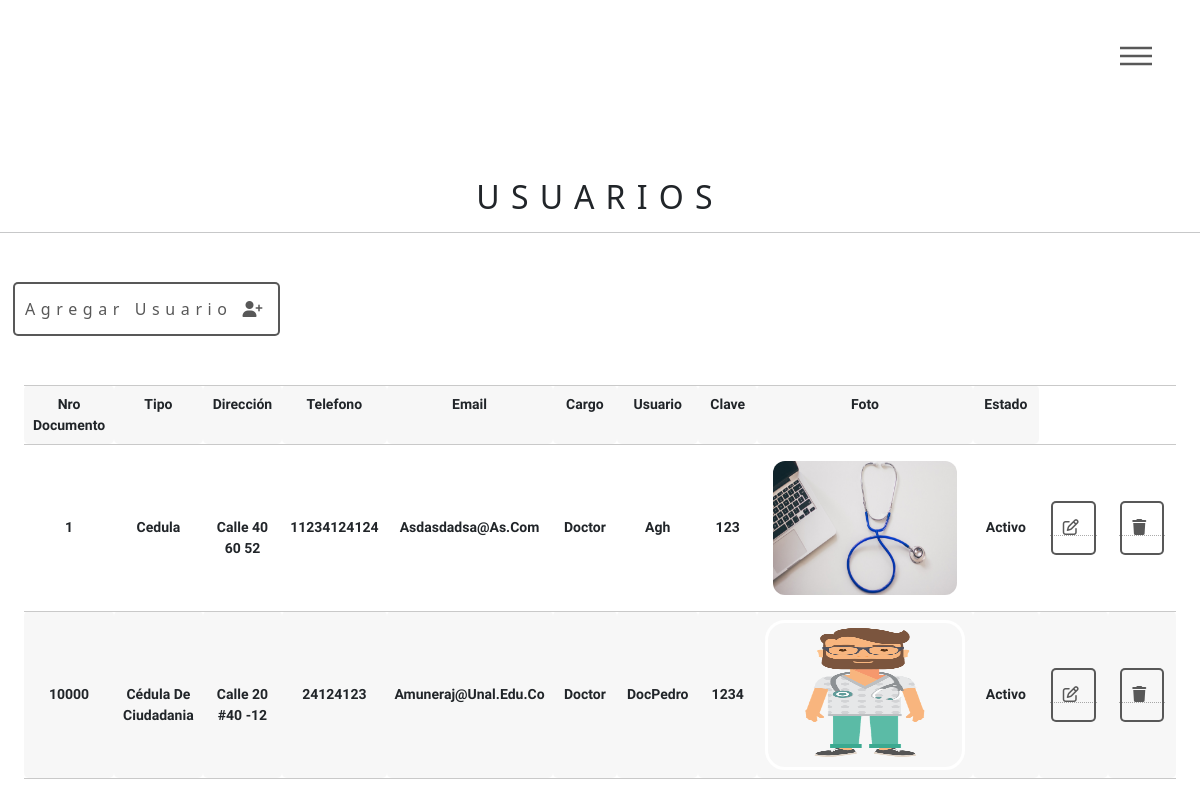
Screenshot of /usuarios/usuarios.php with the database file from the repository.
### tables this page shows
CREATE TABLE `usuario` (
  `idUsuario` int(11) NOT NULL,
  `tipoDocumento` varchar(20) NOT NULL,
  `direccion` varchar(70) NOT NULL,
  `telefono` varchar(20) NOT NULL,
  `email` varchar(50) NOT NULL,
  `cargo` varchar(100) NOT NULL,
  `loginusr` varchar(100) NOT NULL,
  `clave` varchar(100) NOT NULL,
  `imagen` varchar(45) NOT NULL,
  `estado` varchar(20) NOT NULL DEFAULT 'activo'
);

### usuarios/usuarios.php (the view, shortened to what this page needs)
<?php
require('ds.php');
include('header.php');
    $sentencia=$bd->query("SELECT *FROM usuario where estado='activo'");
    $usuarios=$sentencia->fetchALL(PDO::FETCH_OBJ);
?>
<!DOCTYPE html>
<html lang="en">
<head>
   <link rel="stylesheet" href="estiloUsuario.css">
</head>
<body>
<h2 class="text-dark text-center mt-5">Usuarios</h2>
<hr>
<div class="container-fluid ml-2 mt-5">
    <button id="BtnAgregar" class="btn " data-bs-toggle="modal" data-bs-target="#FormularioUsuarios">Agregar Usuario  <i class="fa-solid fa-user-plus"></i></i></button>
    <div class="contenedort container-fluid w-100 ">
        <div class="containertabla">
            <table class="table">
                <tr>
                    <td scope="col">Nro Documento</td>
                    <td scope="col">tipo</td>
                    <td scope="col">Dirección</td>
                    <td scope="col">Telefono</td>
                    <td scope="col">Email</td>
                    <td scope="col">Cargo</td>
                    <td scope="col">usuario</td>
                    <td scope="col">clave</td>
                    <td scope="col">foto</td>
                    <td scope="col">Estado</td>
                </tr>
            <?php
            foreach($usuarios as $usuario){
              ?>
              <tr>
                  <td ><?php echo $usuario->idUsuario ?></td>
                  <td ><?php echo $usuario->tipoDocumento ?></td>
                  <td ><?php echo $usuario->direccion ?></td>
                  <td ><?php echo $usuario->telefono ?></td>
                  <td ><?php echo $usuario->email?></td>
                  <td ><?php echo $usuario->cargo ?></td>
                  <td ><?php echo $usuario->loginusr?></td>
                  <td ><?php echo $usuario->clave ?></td>
                  <td ><img id="fotos"  class="fotos" src="./files/<?php echo $usuario->imagen ?>" alt="img"> </td>
                  <td ><?php echo $usuario->estado ?></td>
                  <td ><a href="preactualizarUsuario.php?id=<?php echo $usuario->idUsuario; ?>"><button class="btn "><i class="fa-regular fa-pen-to-square"></i></button></a></td>
                  <td><a href="eliminarusuario.php?id=<?php echo $usuario->idUsuario; ?>"><button class="btn "><i class="fa-solid fa-trash"></i></button></a></td>
              </tr>
              <?php
            }
            ?>
            </table>
        </div>
    </div>
</div>
</body>
</html>

### usuarios/header.php (shortened to what this page needs)
<!DOCTYPE HTML>
<html>
	<head>
		<link rel="stylesheet" href="../assets/css/main.css" />
        <link rel="stylesheet" href="https://cdn.jsdelivr.net/npm/bootstrap@5.2.0-beta1/dist/css/bootstrap.min.css">
	</head>
	<body class="is-preload w-5">
			<div id="wrapper">
					<header id="header">
						<div class="inner">
								<nav>
									<ul>
										<li><a href="#menu">Menu</a></li>
									</ul>
								</nav>
						</div>
					</header>
			</div>
	</body>
</html>

### usuarios/estiloUsuario.css (style rules this page uses)
#fotos { width: 200px; height: 150px; border: solid white; border-radius: 20px; padding: 5px; }
.fotos { width: 250px; height: 150px; border: solid white; border-radius: 20px; padding: 5px; }
td { text-align: center; width: 100px; font-family: 'Libre Franklin', sans-serif; text-transform:capitalize; font-size: 14px; border-style:solid ; border-color: rgba(248, 247, 247, ); border-radius:5px; font-weight:bold; }
.contenedort { display: flex; justify-content: center; }
button { background-color: rgba(233, 240, 240, 0.5); border-color: rgb(5, 5, 5); border-radius: 5px; border-style: solid; }
.containertabla { margin-top: 3em; }

### rows the page displays
usuario: idUsuario "1", tipoDocumento "Cedula", direccion "Calle 40 60 52", telefono "11234124124", email "Asdasdadsa@as.com", cargo "Doctor", loginusr "Agh", clave "123", imagen (picture), estado "Activo"
usuario: idUsuario "10000", tipoDocumento "Cédula De Ciudadania", direccion "Calle 20 #40 -12", telefono "24124123", email "Amuneraj@unal.edu.co", cargo "Doctor", loginusr "DocPedro", clave "1234", imagen (picture), estado "Activo"
